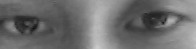
#> input picture prueba.png, 196 x 49 px
$ python imadjust_2.0.py
#> lines starting #> are read from the running program, lines starting #| are printed output that depends on the picture
import numpy as np
import cv2
from matplotlib import pyplot as plt

def imadjust(img,In=(0,1.0),Out=(0,1.0),gamma=1.0):
    low_in,high_in = In
    low_out, high_out = Out
    J = (((img - low_in) / (high_in - low_in)) ** gamma) * (high_out - low_out) + low_out
    return J

img = cv2.imread('prueba.png',0)
#> img is the input picture: shape (49, 196); min 13, max 203, mean 109

gamma = imadjust(img,(0.5,1))
#> in imadjust, `J = (((img - low_in) / (high_in - low_in)) ** gamma) * (high_out - low..`:
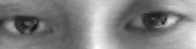
#> J: shape (49, 196) float64; min 25, max 405, mean 217.1; drawn with min black and max white

cv2.imshow('img', img)
cv2.imshow('gamma', gamma)

cv2.waitKey(0)
cv2.destroyAllWindows()

$ run again, with Frame1.jpg saved as prueba.png
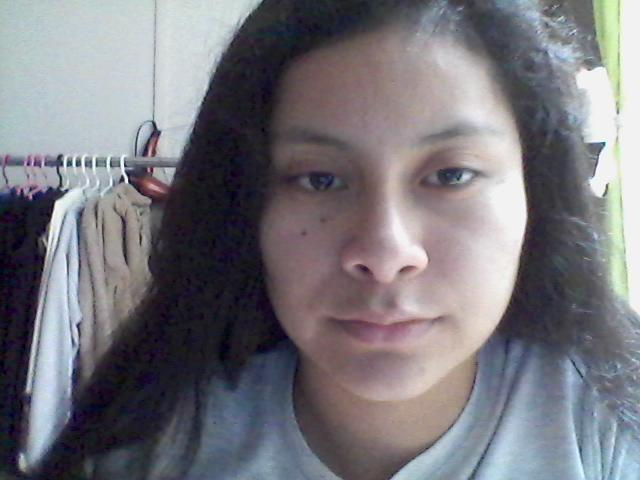
#> input picture Frame1.jpg, 640 x 480 px
#> `img = cv2.imread('prueba.png',0)`:
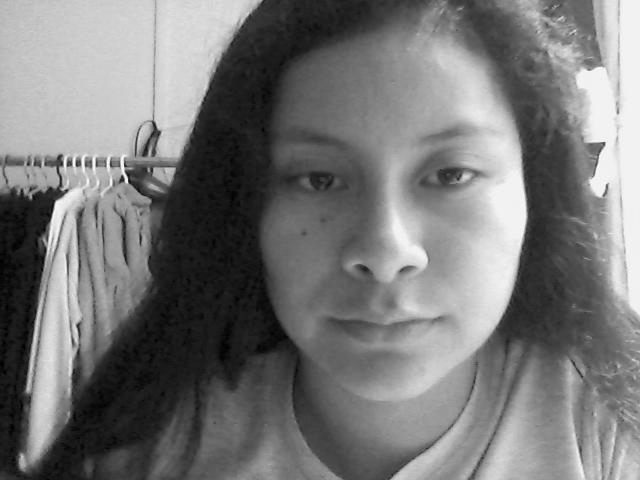
#> img: shape (480, 640); min 1, max 254, mean 119.2

$ run again, with Frame4.jpg saved as prueba.png
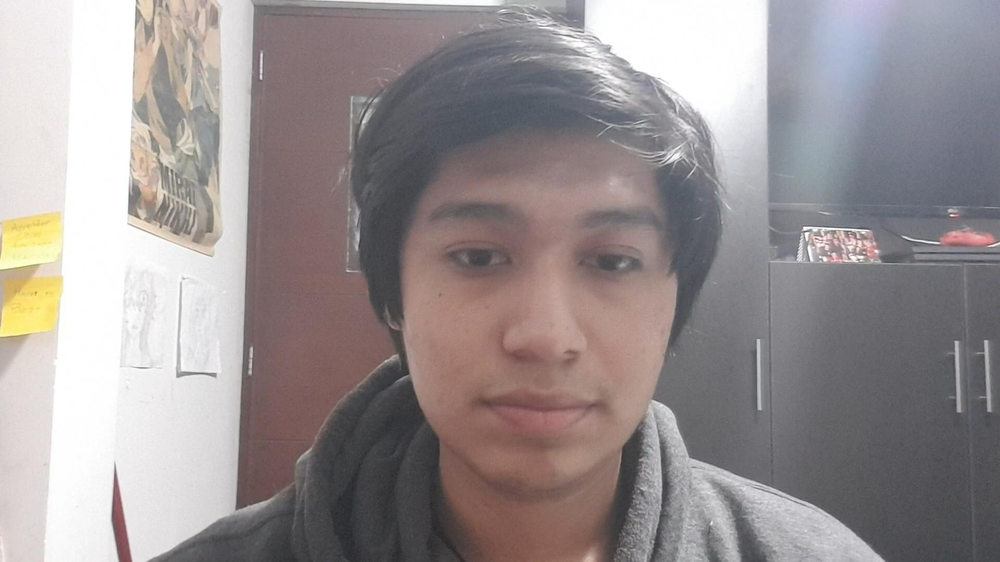
#> input picture Frame4.jpg, 1000 x 562 px, shrunk from 1920 x 1080 before the run
#> `img = cv2.imread('prueba.png',0)`:
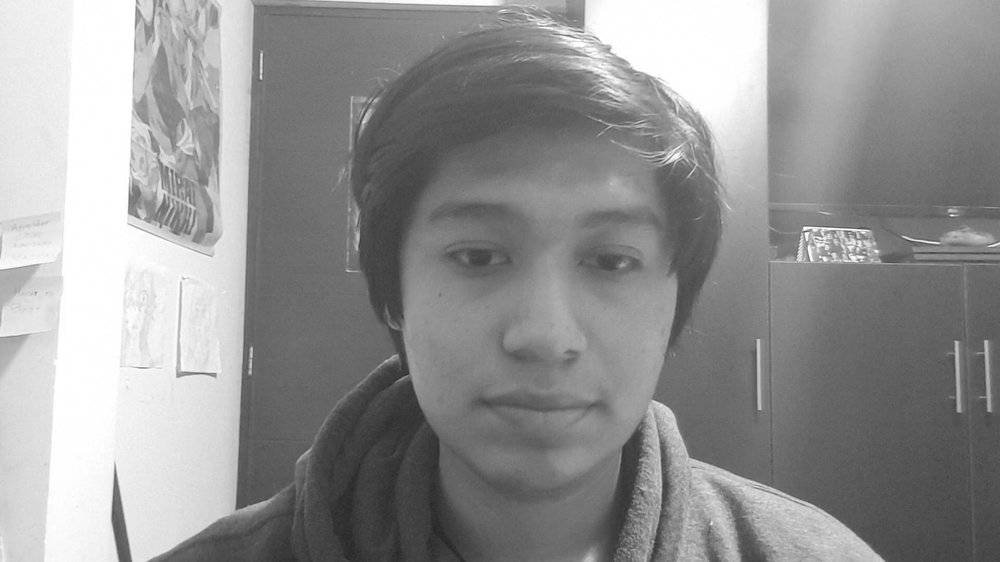
#> img: shape (562, 1000); min 36, max 255, mean 147.6
#> in imadjust, `J = (((img - low_in) / (high_in - low_in)) ** gamma) * (high_out - low..`:
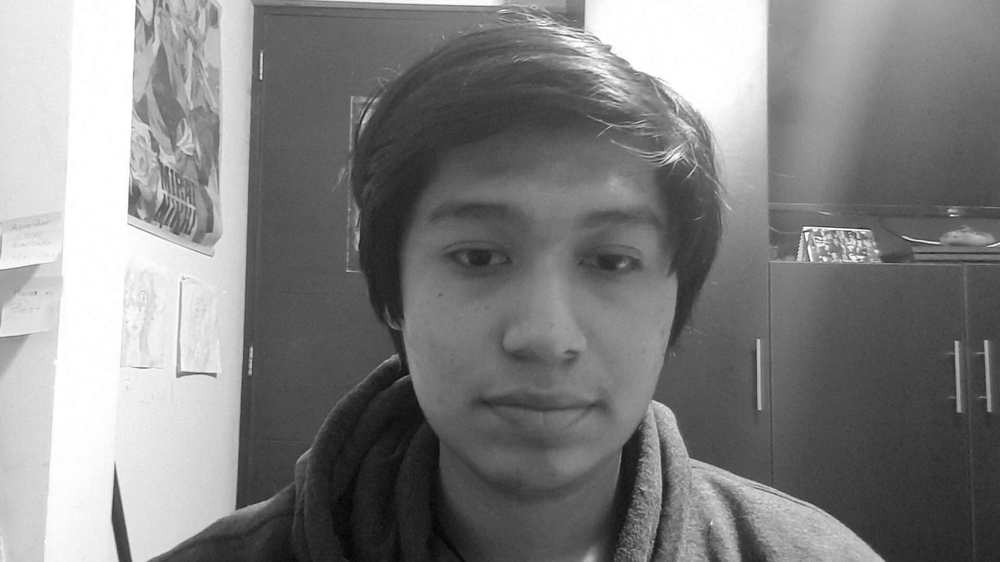
#> J: shape (562, 1000) float64; min 71, max 509, mean 294.2; drawn with min black and max white
